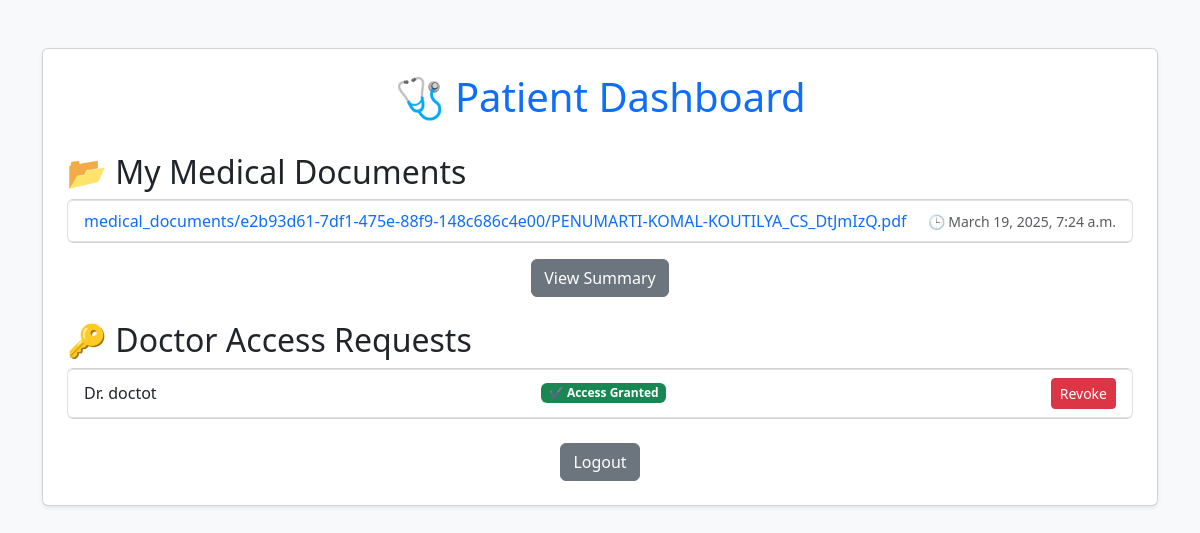
The page /dashboard/user/ (signed in) on the database as committed earlier.
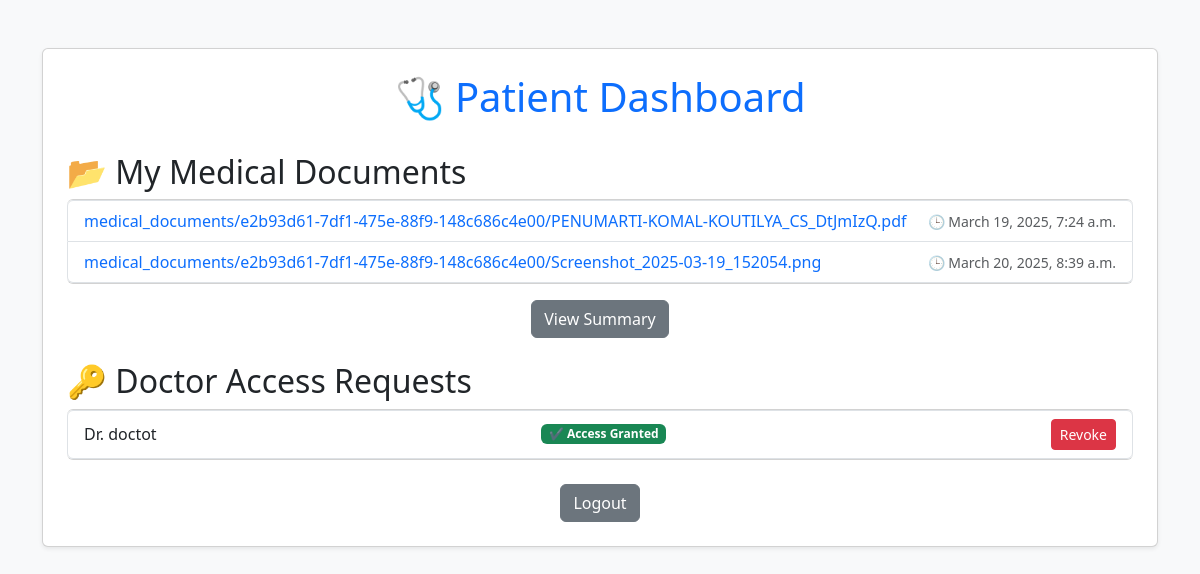
The same page on the database as committed later.
### mediconnect/models.py (models this page shows, shortened)
class MedicalDocument(models.Model):
    user = models.ForeignKey(User, on_delete=models.CASCADE, related_name="documents")
    hospital = models.ForeignKey(
        User,
        on_delete=models.CASCADE,
        related_name="uploaded_documents",
        limit_choices_to={"role": "hospital"},
    )
    document = models.FileField(upload_to=user_directory_path)
    document_summary=models.TextField(default="") #new updated by @komalkoutilya
    document_severity=models.IntegerField(
        choices=[
            (0,'0'),
            (1,'1'),
            (2,'2'),
            (3,'3'),
            (4,'4'),
            (5,'5'),
            (6,'6'),
            (7,'7'),
            (8,'8'),
            (9,'9'),
        ],
        default=0
    ) #new updated by @komalkoutilya
    uploaded_at = models.DateTimeField(auto_now_add=True)

class DoctorAccessRequest(models.Model):
    doctor = models.ForeignKey(
        User, on_delete=models.CASCADE, related_name="access_requests"
    )
    patient = models.ForeignKey(
        User, on_delete=models.CASCADE, related_name="access_requests_received"
    )
    hash_link = models.CharField(
        max_length=255, unique=True
    )  # Unique link for approval
    approved = models.BooleanField(default=False)
    revoked = models.BooleanField(default=False)  # Track revoked access
    created_at = models.DateTimeField(auto_now_add=True)

class User(AbstractUser):
    ROLE_CHOICES = (
        ("user", "User"),
        ("doctor", "Doctor"),
        ("hospital", "Hospital"),
    )
    unique_id = models.UUIDField(
        default=uuid.uuid4, editable=False, unique=True
    )  # Unique ID for each user
    role = models.CharField(max_length=10, choices=ROLE_CHOICES)
    hospital = models.ForeignKey(
        "User",  # Change "Hospital" to "User"
        on_delete=models.SET_NULL,
        null=True,
        blank=True,
        limit_choices_to={"role": "hospital"},  # Only allow hospital users
    )

### mediconnect/views.py (the view)
# urls.py: path("dashboard/user/", user_dashboard, name="user_dashboard"),
@login_required
def user_dashboard(request):
    if request.user.role != "user":
        return redirect("dashboard_redirect")
    documents = MedicalDocument.objects.filter(user=request.user)
    access_requests = DoctorAccessRequest.objects.filter(patient=request.user).only(
        "id", "doctor", "hash_link", "approved"
    )
    return render(
        request,
        "mediconnect/user_dashboard.html",
        {"documents": documents, "access_requests": access_requests, "patient": request.user}
    )

### mediconnect/templates/mediconnect/user_dashboard.html (shortened to what this page needs)
<!DOCTYPE html>
<html lang="en">
  <head>
    <link
      href="https://cdn.jsdelivr.net/npm/bootstrap@5.3.2/dist/css/bootstrap.min.css"
      rel="stylesheet"
    />
  </head>
  <body class="bg-light">
    <div class="container mt-5">
      <div class="card shadow-sm p-4">
        <h1 class="text-center text-primary">🩺 Patient Dashboard</h1>
        <h2 class="mt-4">📂 My Medical Documents</h2>
        {% if documents %}
        <ul class="list-group">
          {% for doc in documents %}
          <li
            class="list-group-item d-flex justify-content-between align-items-center"
          >
            <a href="{{ doc.document.url }}" class="text-decoration-none">
              {{ doc.document.name }}
            </a>
            <span class="text-muted small">🕒 {{ doc.uploaded_at }}</span>
          </li>
          {% endfor %}
        </ul>
        <div class="text-center mt-3">
          <a href="{% url 'user_complete_summary' user_id=patient.unique_id %}" class="btn btn-secondary"
            >View Summary</a
          >
        </div>
        {% else %}
        <p class="text-muted">No documents available.</p>
        {% endif %}
        <h2 class="mt-4">🔑 Doctor Access Requests</h2>
        {% if access_requests %}
        <ul class="list-group">
          {% for request in access_requests %}
          <li
            class="list-group-item d-flex justify-content-between align-items-center"
          >
            <span>Dr. {{ request.doctor.username }}</span>
            {% if request.approved %}
            <span class="badge bg-success">✔ Access Granted</span>
            <a
              href="{% url 'revoke_access' request.id %}"
              class="btn btn-danger btn-sm"
              >Revoke</a
            >
            {% endif %}
          </li>
          {% endfor %}
        </ul>
        {% else %}
        <p class="text-muted">No pending requests.</p>
        {% endif %}
        <div class="text-center mt-4">
          <a href="{% url 'logout' %}" class="btn btn-secondary">Logout</a>
        </div>
      </div>
    </div>
  </body>
</html>

Rows that differ between the two databases and show on the page:
added MedicalDocument: document.name "medical_documents/e2b93d61-7df1-475e-88f9-148c686c4e00/Screenshot_2025-03-19_152054.png", uploaded_at "March 20, 2025, 8:39 a.m."
